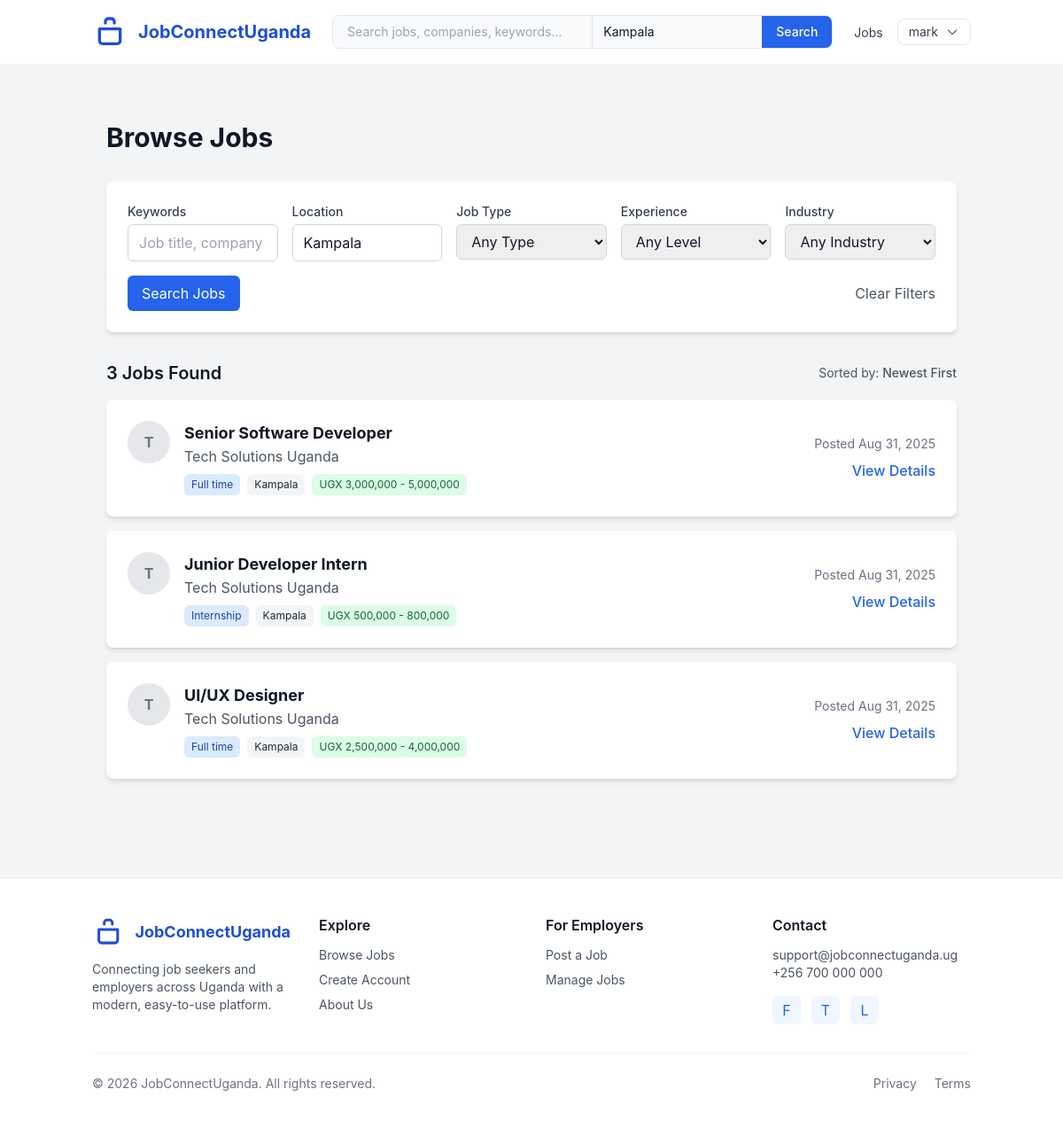
Screenshot of /Job seeker/jobs.php?location=Kampala (signed in) with the database file from the repository.
### tables this page shows
CREATE TABLE jobs (
    job_id INTEGER PRIMARY KEY AUTOINCREMENT,
    employer_id INTEGER NOT NULL,
    title TEXT NOT NULL,
    description TEXT NOT NULL,
    requirements TEXT NOT NULL,
    location TEXT NOT NULL,
    job_type TEXT CHECK(job_type IN ('full_time', 'part_time', 'contract', 'internship', 'temporary')) NOT NULL,
    salary_range TEXT,
    experience_level TEXT,
    posted_at DATETIME DEFAULT CURRENT_TIMESTAMP,
    deadline DATE,
    is_active INTEGER DEFAULT 1,
    views INTEGER DEFAULT 0,
    FOREIGN KEY (employer_id) REFERENCES employers(employer_id) ON DELETE CASCADE
);

CREATE TABLE employers (
    employer_id INTEGER PRIMARY KEY AUTOINCREMENT,
    user_id INTEGER NOT NULL,
    company_name TEXT NOT NULL,
    company_description TEXT,
    industry TEXT,
    website TEXT,
    logo TEXT,
    location TEXT,
    FOREIGN KEY (user_id) REFERENCES users(user_id) ON DELETE CASCADE
);

### Includes/functions.php (called while the page is built, shortened)
<?php
function getJobs($pdo, $filters = []) {
    $query = "SELECT j.*, e.company_name, e.logo FROM jobs j JOIN employers e ON j.employer_id = e.employer_id WHERE j.is_active = TRUE";
    $params = [];
    if (!empty($filters['location'])) {
        $query .= " AND j.location LIKE ?";
        $params[] = '%' . $filters['location'] . '%';
    }
    $query .= " ORDER BY j.posted_at DESC";
    $stmt = $pdo->prepare($query);
    $stmt->execute($params);
    return $stmt->fetchAll();
}
?>

### Job seeker/jobs.php (the view, shortened to what this page needs)
<?php
require_once 'includes/config.php';
$filters = [
    'search' => $_GET['search'] ?? '',
    'location' => $_GET['location'] ?? '',
    'job_type' => $_GET['job_type'] ?? '',
    'experience_level' => $_GET['experience_level'] ?? '',
    'industry' => $_GET['industry'] ?? ''
];
$jobs = getJobs($pdo, $filters);
require_once 'includes/header.php';
?>
<section class="py-8">
    <div class="container mx-auto px-4">
        <h1 class="text-3xl font-bold mb-8">Browse Jobs</h1>
        <div class="bg-white rounded-lg shadow-md p-6 mb-8">
            <form method="GET" action="<?php echo htmlspecialchars($_SERVER['PHP_SELF']); ?>">
                <div class="grid grid-cols-1 md:grid-cols-5 gap-4">
                    <div>
                        <label for="search" class="block text-sm font-medium text-gray-700 mb-1">Keywords</label>
                        <input type="text" id="search" name="search" value="<?php echo htmlspecialchars($filters['search']); ?>" class="w-full px-3 py-2 border border-gray-300 rounded-md focus:outline-none focus:ring-2 focus:ring-blue-500" placeholder="Job title, company">
                    </div>
                    <div>
                        <label for="location" class="block text-sm font-medium text-gray-700 mb-1">Location</label>
                        <input type="text" id="location" name="location" value="<?php echo htmlspecialchars($filters['location']); ?>" class="w-full px-3 py-2 border border-gray-300 rounded-md focus:outline-none focus:ring-2 focus:ring-blue-500" placeholder="Any location">
                    </div>
                    <div>
                        <label for="job_type" class="block text-sm font-medium text-gray-700 mb-1">Job Type</label>
                        <select id="job_type" name="job_type" class="w-full px-3 py-2 border border-gray-300 rounded-md focus:outline-none focus:ring-2 focus:ring-blue-500">
                            <option value="">Any Type</option>
                        </select>
                    </div>
                    <div>
                        <label for="experience_level" class="block text-sm font-medium text-gray-700 mb-1">Experience</label>
                        <select id="experience_level" name="experience_level" class="w-full px-3 py-2 border border-gray-300 rounded-md focus:outline-none focus:ring-2 focus:ring-blue-500">
                            <option value="">Any Level</option>
                        </select>
                    </div>
                    <div>
                        <label for="industry" class="block text-sm font-medium text-gray-700 mb-1">Industry</label>
                        <select id="industry" name="industry" class="w-full px-3 py-2 border border-gray-300 rounded-md focus:outline-none focus:ring-2 focus:ring-blue-500">
                            <option value="">Any Industry</option>
                        </select>
                    </div>
                </div>
                <div class="mt-4 flex justify-between">
                    <button type="submit" class="bg-blue-600 text-white px-4 py-2 rounded-md hover:bg-blue-700 transition duration-300">Search Jobs</button>
                    <a href="<?php echo htmlspecialchars($_SERVER['PHP_SELF']); ?>" class="text-gray-600 hover:text-blue-600 flex items-center">Clear Filters</a>
                </div>
            </form>
        </div>
        <div class="mb-4 flex justify-between items-center">
            <h2 class="text-xl font-semibold"><?php echo count($jobs); ?> Jobs Found</h2>
            <div class="text-sm text-gray-600">
                Sorted by: <span class="font-medium">Newest First</span>
            </div>
        </div>
        <div class="space-y-4">
            <?php if (empty($jobs)): ?>
                <div class="bg-white rounded-lg shadow-md p-8 text-center">
                    <svg class="w-16 h-16 text-gray-400 mx-auto mb-4" fill="none" stroke="currentColor" viewBox="0 0 24 24" xmlns="http://www.w3.org/2000/svg">
                        <path stroke-linecap="round" stroke-linejoin="round" stroke-width="2" d="M9.172 16.172a4 4 0 015.656 0M9 10h.01M15 10h.01M21 12a9 9 0 11-18 0 9 9 0 0118 0z"></path>
                    </svg>
                    <h3 class="text-lg font-medium text-gray-900 mb-2">No jobs found</h3>
                    <p class="text-gray-600">Try adjusting your search filters or check back later for new postings.</p>
                </div>
            <?php else: ?>
                <?php foreach ($jobs as $job): ?>
                    <div class="bg-white rounded-lg shadow-md overflow-hidden hover:shadow-lg transition duration-300">
                        <div class="p-6">
                            <div class="flex flex-col md:flex-row md:items-center justify-between">
                                <div class="flex items-start mb-4 md:mb-0">
                                    <?php if ($job['logo']): ?>
                                        <img src="<?php echo BASE_URL; ?>/assets/uploads/logos/<?php echo $job['logo']; ?>" alt="<?php echo $job['company_name']; ?>" class="w-12 h-12 object-contain mr-4">
                                    <?php else: ?>
                                        <div class="w-12 h-12 bg-gray-200 rounded-full flex items-center justify-center text-gray-500 font-bold mr-4">
                                            <?php echo substr($job['company_name'], 0, 1); ?>
                                        </div>
                                    <?php endif; ?>
                                    <div>
                                        <h3 class="font-bold text-lg"><?php echo $job['title']; ?></h3>
                                        <p class="text-gray-600"><?php echo $job['company_name']; ?></p>
                                        <div class="mt-2 flex flex-wrap gap-2">
                                            <span class="inline-block bg-blue-100 text-blue-800 text-xs px-2 py-1 rounded-md"><?php echo ucfirst(str_replace('_', ' ', $job['job_type'])); ?></span>
                                            <span class="inline-block bg-gray-100 text-gray-800 text-xs px-2 py-1 rounded-md"><?php echo $job['location']; ?></span>
                                            <?php if ($job['salary_range']): ?>
                                                <span class="inline-block bg-green-100 text-green-800 text-xs px-2 py-1 rounded-md"><?php echo $job['salary_range']; ?></span>
                                            <?php endif; ?>
                                        </div>
                                    </div>
                                </div>
                                <div class="flex flex-col items-end">
                                    <span class="text-sm text-gray-500 mb-2">Posted <?php echo date('M j, Y', strtotime($job['posted_at'])); ?></span>
                                    <a href="<?php echo BASE_URL; ?>/job-details.php?id=<?php echo $job['job_id']; ?>" class="text-blue-600 hover:text-blue-800 font-medium">View Details</a>
                                </div>
                            </div>
                        </div>
                    </div>
                <?php endforeach; ?>
            <?php endif; ?>
        </div>
    </div>
</section>
<?php require_once 'includes/footer.php'; ?>

### Assets/CSS/styles.css (style rules this page uses)
body { font-family: 'Inter', -apple-system, BlinkMacSystemFont, 'Segoe UI', Roboto, Oxygen, Ubuntu, Cantarell, 'Open Sans', 'Helvetica Neue', sans-serif; line-height: 1.6; }
.transition { transition-property: background-color, border-color, color, fill, stroke, opacity, box-shadow, transform; transition-timing-function: cubic-bezier(0.4, 0, 0.2, 1); transition-duration: 150ms; }
:root { --brand-blue: #1e40af; --brand-blue-600: #2563eb; --muted: #6b7280; --bg: #f8fafc; --success: #10b981; }
html,body { font-family:Inter, ui-sans-serif, system-ui, -apple-system, 'Segoe UI', Roboto, 'Helvetica Neue', Arial; background:var(--bg); color:#111827; }
.rounded-lg { border-radius:12px }

### rows the page displays
jobs: employer.company_name "T", title "Senior Software Developer", employer.company_name "Tech Solutions Uganda", job_type "Full time", location "Kampala", salary_range "UGX 3,000,000 - 5,000,000", posted_at "Aug 31, 2025"
jobs: employer.company_name "T", title "Junior Developer Intern", employer.company_name "Tech Solutions Uganda", job_type "Internship", location "Kampala", salary_range "UGX 500,000 - 800,000", posted_at "Aug 31, 2025"
jobs: employer.company_name "T", title "UI/UX Designer", employer.company_name "Tech Solutions Uganda", job_type "Full time", location "Kampala", salary_range "UGX 2,500,000 - 4,000,000", posted_at "Aug 31, 2025"

### other values shown
$_SESSION['first_name'] "mark"
count($jobs) "3"
